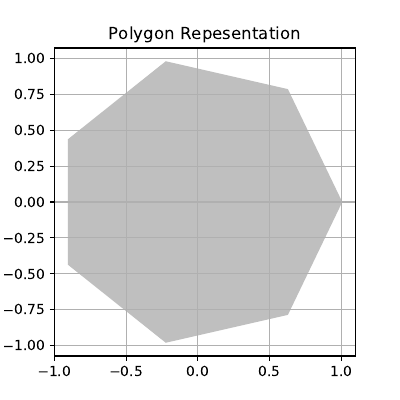

Write the Python code that produced this figure.
import numpy as np
import matplotlib.pyplot as plt
theta = np.linspace(0, 2 * np.pi, 8)
points = np.vstack((np.cos(theta), np.sin(theta))).transpose()
plt.figure(figsize=(4., 4.))
plt.gca().add_patch(plt.Polygon(points, color = '.75'))
plt.grid(True)
plt.axis('scaled')
plt.title("Polygon Repesentation")
plt.savefig('polygon.pdf')
#plt.show()